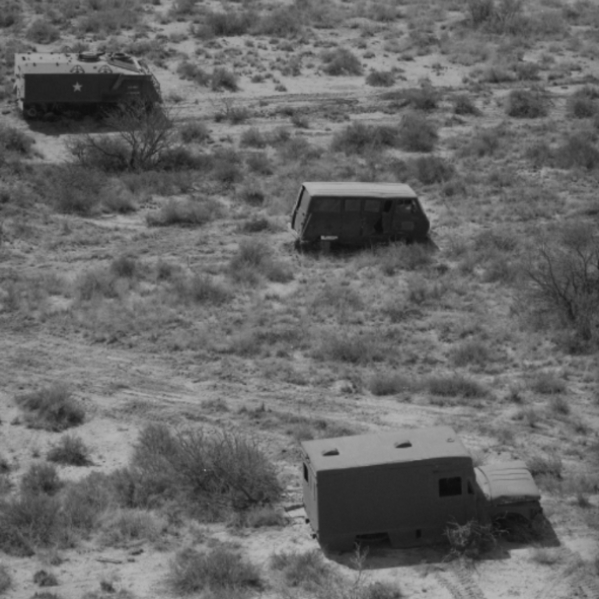
#> input picture OpencvProjects/Recour/graychart.png, 599 x 599 px, found by its file name
$ python transform.py
#> lines starting #> are read from the running program, lines starting #| are printed output that depends on the picture
import numpy as np
import cv2
from matplotlib import pyplot as plt
path = 'D:\Opencvfiles\Recour\graychart.png'
img  = cv2.imread(path,0)
#> img is the input picture: shape (599, 599); min 12, max 184, mean 104.3
dft = cv2.dft(np.float32(img),flags = cv2.DFT_COMPLEX_OUTPUT)
dft_shift = np.fft.fftshift(dft)
a = cv2.magnitude(dft_shift[:, :, 0], dft_shift[:, :, 1])
result = 20*np.log(a)
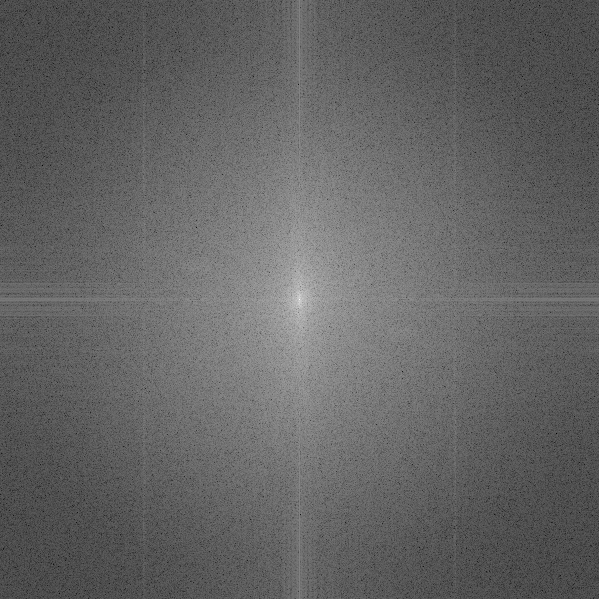
#> result: shape (599, 599) float32; min 4.75, max 348.8, mean 139.9; drawn with min black and max white
plt.subplot(121)
plt.imshow(img,cmap='gray')
plt.title('OG')
plt.axis('off')

plt.subplot(122)
plt.imshow(result,cmap='gray')
plt.title('result')
plt.axis('off')
#由图得越往图像中间的，频率越小，像素点变化快慢越小
plt.show(),print(a)
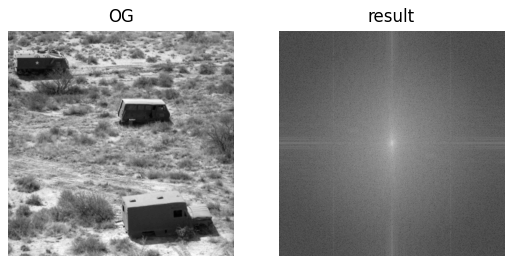
#> figure drawn by matplotlib, 2 panels
#> (printed output is left out)
